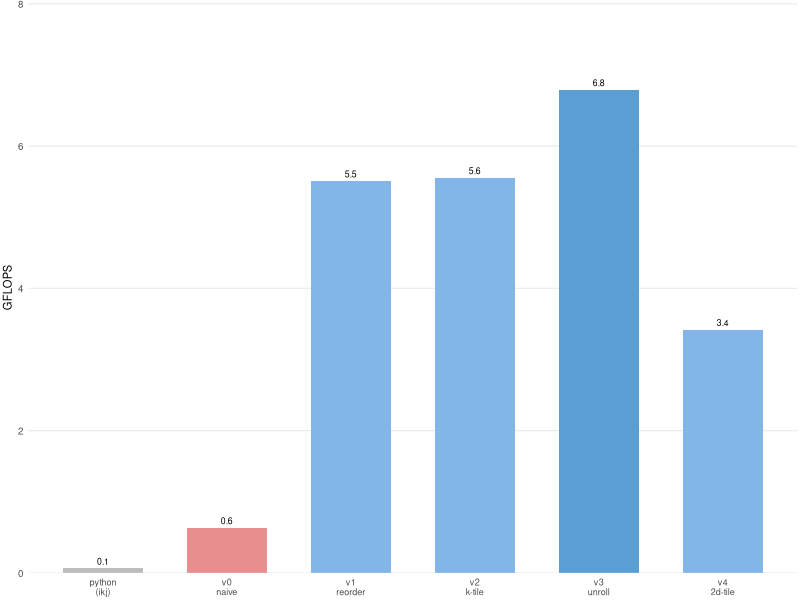
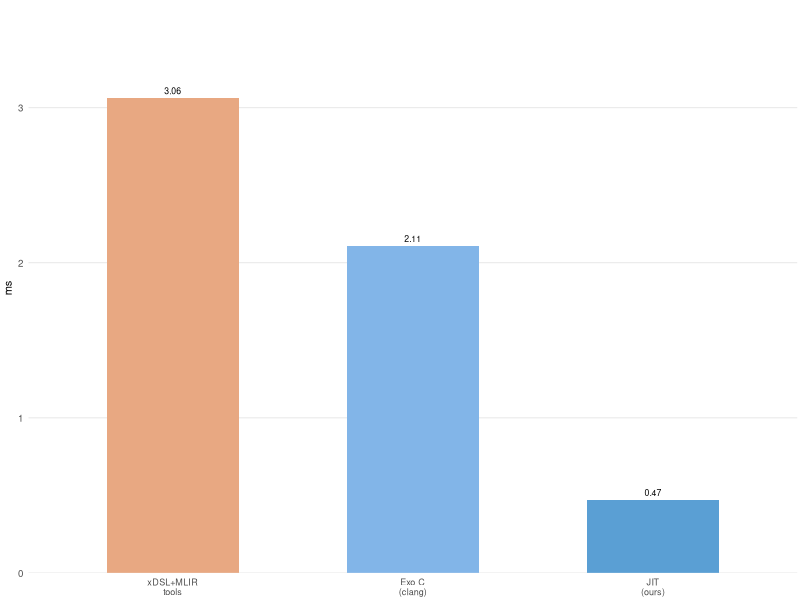

Reproduce these figures in R, in order.
## ---- chunk 1
knitr::opts_chunk$set(echo = FALSE, warning = FALSE, message = FALSE,
                      fig.width = 3.4, fig.height = 2.4, fig.align = "center",
                      out.width = "\\columnwidth", fig.pos = "H")
library(ggplot2)
library(tibble)
library(dplyr)

theme_paper <- theme_minimal(base_size = 9) +
  theme(
    panel.grid.minor = element_blank(),
    panel.grid.major.x = element_blank(),
    plot.title = element_text(size = 9, face = "bold"),
    axis.title = element_text(size = 8),
    axis.text = element_text(size = 7),
    plot.margin = margin(2, 2, 2, 2)
  )

backends <- read.csv("../../benchmark.csv") %>%
  tidyr::pivot_longer(-kernel, names_to = "backend", values_to = "time_s") %>%
  mutate(
    time_ms = time_s * 1000,
    backend = factor(backend, levels = c("xdsl_mlir", "exo_c", "jit"),
                     labels = c("xDSL+MLIR\ntools", "Exo C\n(clang)", "JIT\n(ours)"))
  )

results <- tibble(
  kernel = c("python\n(ikj)", "v0\nnaive", "v1\nreorder", "v2\nk-tile", "v3\nunroll", "v4\n2d-tile"),
  label = c("python (ikj)", "v0_naive", "v1_reorder", "v2_k_tile", "v3_unroll", "v4_2d_tile"),
  ms = c(524.64, 52.78, 6.09, 6.04, 4.94, 9.81),
) %>% mutate(
  gflops = 2 * 256^3 / (ms / 1000) / 1e9,
  speedup_v0 = ms[kernel == "v0\nnaive"] / ms,
  speedup_py = ms[kernel == "python\n(ikj)"] / ms,
  kernel = factor(kernel, levels = kernel)
)
## ---- chunk 2
ggplot(results, aes(x = kernel, y = gflops, fill = kernel)) +
  geom_col(width = 0.65, show.legend = FALSE) +
  geom_text(aes(label = sprintf("%.1f", gflops)), vjust = -0.5, size = 2.2) +
  scale_fill_manual(values = c(
    "python\n(ikj)" = "#bdbdbd",
    "v0\nnaive" = "#e88e8e",
    "v1\nreorder" = "#82b5e8",
    "v2\nk-tile" = "#82b5e8",
    "v3\nunroll" = "#5a9fd4",
    "v4\n2d-tile" = "#82b5e8"
  )) +
  scale_y_continuous(expand = expansion(mult = c(0, 0.18))) +
  labs(x = NULL, y = "GFLOPS") +
  theme_paper +
  theme(axis.text.x = element_text(size = 6.5, lineheight = 0.9))
## ---- chunk 3
tab <- results %>%
  transmute(
    Kernel = label,
    `ms` = sprintf("%.1f", ms),
    GFLOPS = sprintf("%.2f", gflops),
    `vs v0` = sprintf("%.1fx", speedup_v0),
    `vs Py` = sprintf("%.0fx", speedup_py)
  )
knitr::kable(tab, format = "latex", booktabs = TRUE,
             align = c("l", "r", "r", "r", "r"),
             caption = "Performance on $256 \\times 256$ \\texttt{float32} matmul (Apple Silicon, scalar AArch64).")
## ---- chunk 4
ggplot(backends, aes(x = backend, y = time_ms, fill = backend)) +
  geom_col(width = 0.55, show.legend = FALSE) +
  geom_text(aes(label = sprintf("%.2f", time_ms)), vjust = -0.5, size = 2.2) +
  scale_fill_manual(values = c("xDSL+MLIR\ntools" = "#e8a882", "Exo C\n(clang)" = "#82b5e8", "JIT\n(ours)" = "#5a9fd4")) +
  scale_y_continuous(expand = expansion(mult = c(0, 0.2))) +
  labs(x = NULL, y = "ms") +
  theme_paper +
  theme(axis.text.x = element_text(size = 6.5, lineheight = 0.9))
